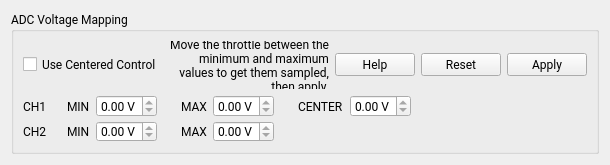
<?xml version="1.0" encoding="UTF-8"?>
<ui version="4.0">
 <class>AdcMap</class>
 <widget class="QWidget" name="AdcMap">
  <property name="geometry">
   <rect>
    <x>0</x>
    <y>0</y>
    <width>610</width>
    <height>159</height>
   </rect>
  </property>
  <property name="font">
   <font>
    <family>Roboto</family>
   </font>
  </property>
  <property name="windowTitle">
   <string>Form</string>
  </property>
  <layout class="QVBoxLayout" name="verticalLayout_2">
   <item>
    <widget class="QGroupBox" name="groupBox">
     <property name="title">
      <string>ADC Voltage Mapping</string>
     </property>
     <layout class="QVBoxLayout" name="verticalLayout">
      <item>
       <layout class="QHBoxLayout" name="horizontalLayout_2">
        <item>
         <widget class="QCheckBox" name="dualBox">
          <property name="toolTip">
           <string>Show centered graph, which is how the centered control modes interpret the throttle.</string>
          </property>
          <property name="text">
           <string>Use Centered Control</string>
          </property>
         </widget>
        </item>
        <item>
         <widget class="QLabel" name="hintLabel">
          <property name="alignment">
           <set>Qt::AlignRight|Qt::AlignVCenter</set>
          </property>
          <property name="hint" stdset="0">
           <bool>true</bool>
          </property>
          <property name="bonus" stdset="0">
           <bool>true</bool>
          </property>
          <property name="text">
           <string>Move the throttle between the minimum and maximum values to get them sampled, then apply.</string>
          </property>
          <property name="wordWrap">
           <bool>true</bool>
          </property>
         </widget>
        </item>
        <item>
         <widget class="QPushButton" name="helpButton">
          <property name="sizePolicy">
           <sizepolicy hsizetype="Fixed" vsizetype="Fixed">
            <horstretch>0</horstretch>
            <verstretch>0</verstretch>
           </sizepolicy>
          </property>
          <property name="toolTip">
           <string>Show help</string>
          </property>
          <property name="text">
           <string>Help</string>
          </property>
         </widget>
        </item>
        <item>
         <widget class="QPushButton" name="resetButton">
          <property name="sizePolicy">
           <sizepolicy hsizetype="Fixed" vsizetype="Fixed">
            <horstretch>0</horstretch>
            <verstretch>0</verstretch>
           </sizepolicy>
          </property>
          <property name="toolTip">
           <string>Reset min and max</string>
          </property>
          <property name="text">
           <string>Reset</string>
          </property>
         </widget>
        </item>
        <item>
         <widget class="QPushButton" name="applyButton">
          <property name="sizePolicy">
           <sizepolicy hsizetype="Fixed" vsizetype="Fixed">
            <horstretch>0</horstretch>
            <verstretch>0</verstretch>
           </sizepolicy>
          </property>
          <property name="toolTip">
           <string>Apply min and max to configuration</string>
          </property>
          <property name="text">
           <string>Apply</string>
          </property>
         </widget>
        </item>
       </layout>
      </item>
      <item>
       <layout class="QGridLayout" name="gridLayout" columnstretch="0,1,1,1,3">
        <property name="horizontalSpacing">
         <number>10</number>
        </property>
        <property name="verticalSpacing">
         <number>4</number>
        </property>
        <item row="1" column="2">
         <widget class="QFrame" name="maxCh2BoxFrame">
          <property name="field" stdset="0">
           <bool>true</bool>
          </property>
          <layout class="QHBoxLayout" name="maxCh2BoxFrameLayout">
           <property name="leftMargin">
            <number>10</number>
           </property>
           <property name="topMargin">
            <number>0</number>
           </property>
           <property name="rightMargin">
            <number>4</number>
           </property>
           <property name="bottomMargin">
            <number>0</number>
           </property>
           <item>
            <widget class="QLabel" name="maxCh2BoxCaption">
             <property name="text">
              <string>MAX</string>
             </property>
            </widget>
           </item>
           <item>
            <widget class="QDoubleSpinBox" name="maxCh2Box">
             <property name="toolTip">
              <string>Measured maximum voltage</string>
             </property>
             <property name="readOnly">
              <bool>true</bool>
             </property>
             <property name="suffix">
              <string> V</string>
             </property>
             <property name="decimals">
              <number>2</number>
             </property>
             <property name="maximum">
              <double>9.000000000000000</double>
             </property>
             <property name="singleStep">
              <double>0.010000000000000</double>
             </property>
            </widget>
           </item>
          </layout>
         </widget>
        </item>
        <item row="0" column="4">
         <widget class="DisplayPercentage" name="displayCh1" native="true">
          <property name="tape" stdset="0">
           <bool>true</bool>
          </property>
          <property name="minimumSize">
           <size>
            <width>0</width>
            <height>34</height>
           </size>
          </property>
          <property name="sizePolicy">
           <sizepolicy hsizetype="MinimumExpanding" vsizetype="Preferred">
            <horstretch>0</horstretch>
            <verstretch>0</verstretch>
           </sizepolicy>
          </property>
         </widget>
        </item>
        <item row="0" column="1">
         <widget class="QFrame" name="minCh1BoxFrame">
          <property name="field" stdset="0">
           <bool>true</bool>
          </property>
          <layout class="QHBoxLayout" name="minCh1BoxFrameLayout">
           <property name="leftMargin">
            <number>10</number>
           </property>
           <property name="topMargin">
            <number>0</number>
           </property>
           <property name="rightMargin">
            <number>4</number>
           </property>
           <property name="bottomMargin">
            <number>0</number>
           </property>
           <item>
            <widget class="QLabel" name="minCh1BoxCaption">
             <property name="text">
              <string>MIN</string>
             </property>
            </widget>
           </item>
           <item>
            <widget class="QDoubleSpinBox" name="minCh1Box">
             <property name="toolTip">
              <string>Measured minimum voltage</string>
             </property>
             <property name="readOnly">
              <bool>true</bool>
             </property>
             <property name="suffix">
              <string> V</string>
             </property>
             <property name="decimals">
              <number>2</number>
             </property>
             <property name="maximum">
              <double>9.000000000000000</double>
             </property>
             <property name="singleStep">
              <double>0.010000000000000</double>
             </property>
            </widget>
           </item>
          </layout>
         </widget>
        </item>
        <item row="0" column="2">
         <widget class="QFrame" name="maxCh1BoxFrame">
          <property name="field" stdset="0">
           <bool>true</bool>
          </property>
          <layout class="QHBoxLayout" name="maxCh1BoxFrameLayout">
           <property name="leftMargin">
            <number>10</number>
           </property>
           <property name="topMargin">
            <number>0</number>
           </property>
           <property name="rightMargin">
            <number>4</number>
           </property>
           <property name="bottomMargin">
            <number>0</number>
           </property>
           <item>
            <widget class="QLabel" name="maxCh1BoxCaption">
             <property name="text">
              <string>MAX</string>
             </property>
            </widget>
           </item>
           <item>
            <widget class="QDoubleSpinBox" name="maxCh1Box">
             <property name="toolTip">
              <string>Measured maximum voltage</string>
             </property>
             <property name="readOnly">
              <bool>true</bool>
             </property>
             <property name="suffix">
              <string> V</string>
             </property>
             <property name="decimals">
              <number>2</number>
             </property>
             <property name="maximum">
              <double>9.000000000000000</double>
             </property>
             <property name="singleStep">
              <double>0.010000000000000</double>
             </property>
            </widget>
           </item>
          </layout>
         </widget>
        </item>
        <item row="0" column="0">
         <widget class="QLabel" name="label">
          <property name="caption" stdset="0">
           <bool>true</bool>
          </property>
          <property name="text">
           <string>CH1</string>
          </property>
         </widget>
        </item>
        <item row="1" column="4">
         <widget class="DisplayPercentage" name="displayCh2" native="true">
          <property name="tape" stdset="0">
           <bool>true</bool>
          </property>
          <property name="minimumSize">
           <size>
            <width>0</width>
            <height>34</height>
           </size>
          </property>
          <property name="sizePolicy">
           <sizepolicy hsizetype="MinimumExpanding" vsizetype="Preferred">
            <horstretch>0</horstretch>
            <verstretch>0</verstretch>
           </sizepolicy>
          </property>
         </widget>
        </item>
        <item row="1" column="0">
         <widget class="QLabel" name="label_2">
          <property name="caption" stdset="0">
           <bool>true</bool>
          </property>
          <property name="text">
           <string>CH2</string>
          </property>
         </widget>
        </item>
        <item row="1" column="1">
         <widget class="QFrame" name="minCh2BoxFrame">
          <property name="field" stdset="0">
           <bool>true</bool>
          </property>
          <layout class="QHBoxLayout" name="minCh2BoxFrameLayout">
           <property name="leftMargin">
            <number>10</number>
           </property>
           <property name="topMargin">
            <number>0</number>
           </property>
           <property name="rightMargin">
            <number>4</number>
           </property>
           <property name="bottomMargin">
            <number>0</number>
           </property>
           <item>
            <widget class="QLabel" name="minCh2BoxCaption">
             <property name="text">
              <string>MIN</string>
             </property>
            </widget>
           </item>
           <item>
            <widget class="QDoubleSpinBox" name="minCh2Box">
             <property name="toolTip">
              <string>Measured minimum voltage</string>
             </property>
             <property name="readOnly">
              <bool>true</bool>
             </property>
             <property name="suffix">
              <string> V</string>
             </property>
             <property name="decimals">
              <number>2</number>
             </property>
             <property name="maximum">
              <double>9.000000000000000</double>
             </property>
             <property name="singleStep">
              <double>0.010000000000000</double>
             </property>
            </widget>
           </item>
          </layout>
         </widget>
        </item>
        <item row="0" column="3">
         <widget class="QFrame" name="centerCh1BoxFrame">
          <property name="field" stdset="0">
           <bool>true</bool>
          </property>
          <layout class="QHBoxLayout" name="centerCh1BoxFrameLayout">
           <property name="leftMargin">
            <number>10</number>
           </property>
           <property name="topMargin">
            <number>0</number>
           </property>
           <property name="rightMargin">
            <number>4</number>
           </property>
           <property name="bottomMargin">
            <number>0</number>
           </property>
           <item>
            <widget class="QLabel" name="centerCh1BoxCaption">
             <property name="text">
              <string>CENTER</string>
             </property>
            </widget>
           </item>
           <item>
            <widget class="QDoubleSpinBox" name="centerCh1Box">
             <property name="toolTip">
              <string>Measured minimum voltage</string>
             </property>
             <property name="readOnly">
              <bool>true</bool>
             </property>
             <property name="suffix">
              <string> V</string>
             </property>
             <property name="decimals">
              <number>2</number>
             </property>
             <property name="maximum">
              <double>9.000000000000000</double>
             </property>
             <property name="singleStep">
              <double>0.010000000000000</double>
             </property>
            </widget>
           </item>
          </layout>
         </widget>
        </item>
       </layout>
      </item>
     </layout>
    </widget>
   </item>
  </layout>
 </widget>
 <customwidgets>
  <customwidget>
   <class>DisplayPercentage</class>
   <extends>QWidget</extends>
   <header>widgets/displaypercentage.h</header>
   <container>1</container>
  </customwidget>
 </customwidgets>
 <resources/>
 <connections/>
</ui>
